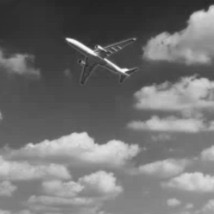
#> input picture plane.png, 214 x 214 px, found by its file name
$ python Lab2-2-1.py
#> lines starting #> are read from the running program, lines starting #| are printed output that depends on the picture
import cv2
import numpy as np
import matplotlib.pyplot as plt

# Load images in grayscale mode
I1 = cv2.imread("plane.png", cv2.IMREAD_GRAYSCALE)
#> I1 is the input picture: shape (214, 214); min 35, max 254, mean 112.3
I2 = cv2.imread("car.png", cv2.IMREAD_GRAYSCALE)
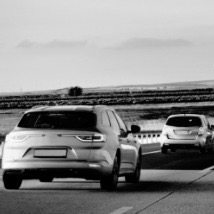
#> input picture car.png, 214 x 214 px, found by its file name
#> I2 is the input picture: shape (214, 214); min 0, max 255, mean 137.9
I3 = cv2.imread("wafer.png", cv2.IMREAD_GRAYSCALE)
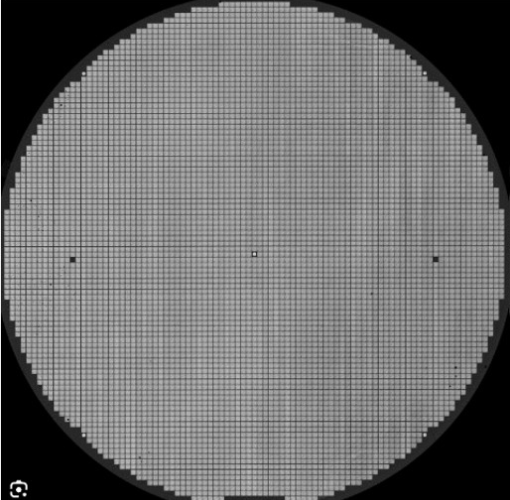
#> input picture wafer.png, 510 x 500 px, found by its file name
#> I3 is the input picture: shape (500, 510); min 0, max 255, mean 110
I4 = cv2.imread("telescopic.png", cv2.IMREAD_GRAYSCALE)
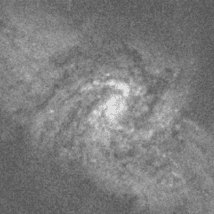
#> input picture telescopic.png, 214 x 214 px, found by its file name
#> I4 is the input picture: shape (214, 214); min 90, max 223, mean 125.3


# Transpose I3
I3T = cv2.transpose(I3)
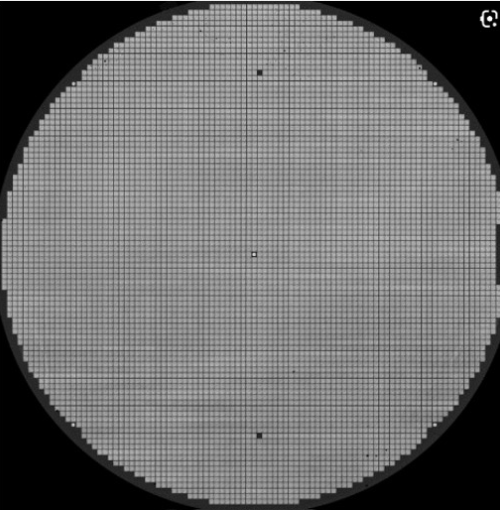
#> I3T: shape (510, 500); min 0, max 255, mean 110

# Convert to float before operations to prevent overflow/underflow
I1 = I1.astype(np.float32)
I2 = I2.astype(np.float32)
I3T = I3T.astype(np.float32)
I4 = I4.astype(np.float32)

# Perform the arithmetic operation safely
#> (the run stopped early here; a loop or call above may not have finished)
